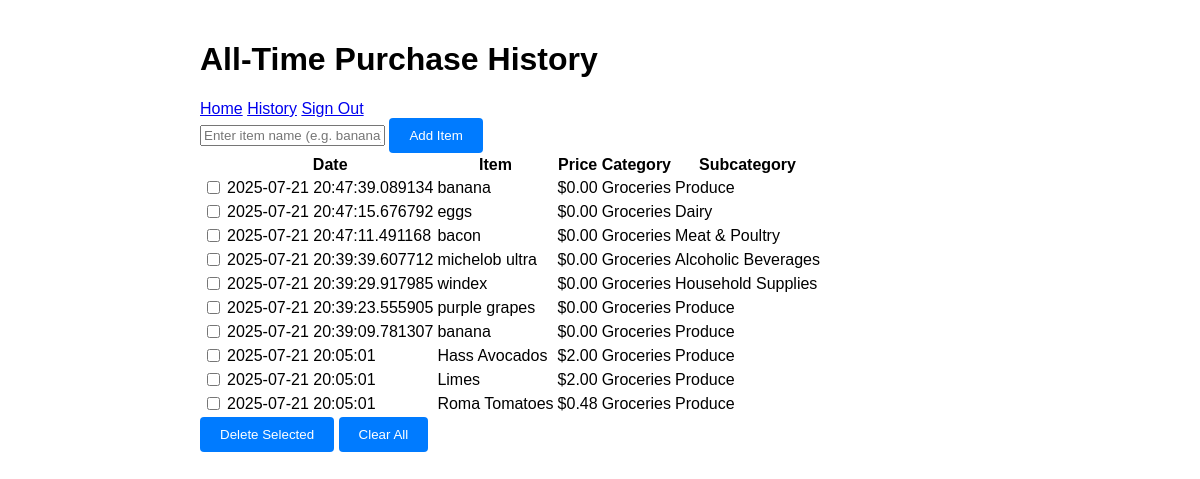
Screenshot of /history (signed in) with the database file from the repository.
### tables this page shows
CREATE TABLE receiptData (
    id INTEGER PRIMARY KEY AUTOINCREMENT,
    rid INTEGER NOT NULL,
    itemName VARCHAR(100) NOT NULL,
    itemPrice DECIMAL(10, 2) NOT NULL,
    category VARCHAR(100),
    subcategory VARCHAR(100),
    FOREIGN KEY (rid) REFERENCES receipt(rid)
);

CREATE TABLE receipt (
    rid INTEGER PRIMARY KEY AUTOINCREMENT,
    uid INTEGER NOT NULL,
    total_spend DECIMAL(10, 2),
    date_uploaded TIMESTAMP DEFAULT CURRENT_TIMESTAMP,
    image_path TEXT,
    FOREIGN KEY (uid) REFERENCES User(uid)
);

### app.py (the view, shortened to what this page needs)
@app.route("/history", methods=["GET", "POST"])
def history():
    if 'uid' not in session:
        return redirect(url_for('login'))
    uid = session['uid']
    conn = get_db_connection()
    cur = conn.cursor()
    cur.execute("""
        SELECT d.id, d.itemName, d.itemPrice, d.category, d.subcategory, r.date_uploaded
        FROM receiptData d
        JOIN receipt r ON d.rid = r.rid
        WHERE r.uid = ?
        ORDER BY r.date_uploaded DESC
    """, (uid,))
    rows = cur.fetchall()
    conn.close()
    return render_template("history.html", purchases=rows)

### app.py (called while the page is built)
def get_db_connection():
    return sqlite3.connect("db.db")

### templates/history.html (shortened to what this page needs)
<!DOCTYPE html>
<html>
<head>
  <link rel="stylesheet" href="/static/css/styles.css">
</head>
<body>
  <div class="header">
    <h1>All-Time Purchase History</h1>
    <nav>
      <a class="btn-nav" href="{{ url_for('home') }}">Home</a>
      <a class="btn-nav" href="{{ url_for('history') }}">History</a>
      <a class="btn-signout" href="{{ url_for('logout') }}">Sign Out</a>
    </nav>
  </div>
  <form method="post" action="{{ url_for('history') }}" class="add-form">
    <input
      type="text"
      name="new_item"
      placeholder="Enter item name (e.g. banana)"
      required
    >
    <button type="submit" name="add_item">Add Item</button>
  </form>
  {% if purchases %}
  <form method="post" action="{{ url_for('history') }}">
    <table>
      <thead>
        <tr>
          <th></th>
          <th>Date</th>
          <th>Item</th>
          <th>Price</th>
          <th>Category</th>
          <th>Subcategory</th>
        </tr>
      </thead>
      <tbody>
      {% for id, name, price, category, subcat, date in purchases %}
        <tr>
          <td>
            <input type="checkbox" name="selected" value="{{ id }}">
          </td>
          <td>{{ date }}</td>
          <td>{{ name }}</td>
          <td>${{ "%.2f"|format(price) }}</td>
          <td>{{ category }}</td>
          <td>{{ subcat }}</td>
        </tr>
      {% endfor %}
      </tbody>
    </table>
    <div class="actions">
      <button type="submit" name="delete_selected">Delete Selected</button>
      <button type="submit" name="clear_all" onclick="return confirm('Are you sure your want to clear your purchase history?');">
        Clear All
      </button>
    </div>
  </form>
  {% else %}
    <p>No purchases found.</p>
  {% endif %}
</body>
</html>

### static/css/styles.css (style rules this page uses)
body { font-family: Arial, sans-serif; max-width: 800px; margin: 0 auto; padding: 20px; }
button { background-color: #007bff; color: white; padding: 10px 20px; border: none; border-radius: 4px; cursor: pointer; }

### rows the page displays
receiptData: date_uploaded "2025-07-21 20:47:39.089134", itemName "banana", itemPrice "0.00", category "Groceries", subcategory "Produce"
receiptData: date_uploaded "2025-07-21 20:47:15.676792", itemName "eggs", itemPrice "0.00", category "Groceries", subcategory "Dairy"
receiptData: date_uploaded "2025-07-21 20:47:11.491168", itemName "bacon", itemPrice "0.00", category "Groceries", subcategory "Meat & Poultry"
receiptData: date_uploaded "2025-07-21 20:39:39.607712", itemName "michelob ultra", itemPrice "0.00", category "Groceries", subcategory "Alcoholic Beverages"
receiptData: date_uploaded "2025-07-21 20:39:29.917985", itemName "windex", itemPrice "0.00", category "Groceries", subcategory "Household Supplies"
receiptData: date_uploaded "2025-07-21 20:39:23.555905", itemName "purple grapes", itemPrice "0.00", category "Groceries", subcategory "Produce"
receiptData: date_uploaded "2025-07-21 20:39:09.781307", itemName "banana", itemPrice "0.00", category "Groceries", subcategory "Produce"
receiptData: date_uploaded "2025-07-21 20:05:01", itemName "Hass Avocados", itemPrice "2.00", category "Groceries", subcategory "Produce"
receiptData: date_uploaded "2025-07-21 20:05:01", itemName "Limes", itemPrice "2.00", category "Groceries", subcategory "Produce"
receiptData: date_uploaded "2025-07-21 20:05:01", itemName "Roma Tomatoes", itemPrice "0.48", category "Groceries", subcategory "Produce"
